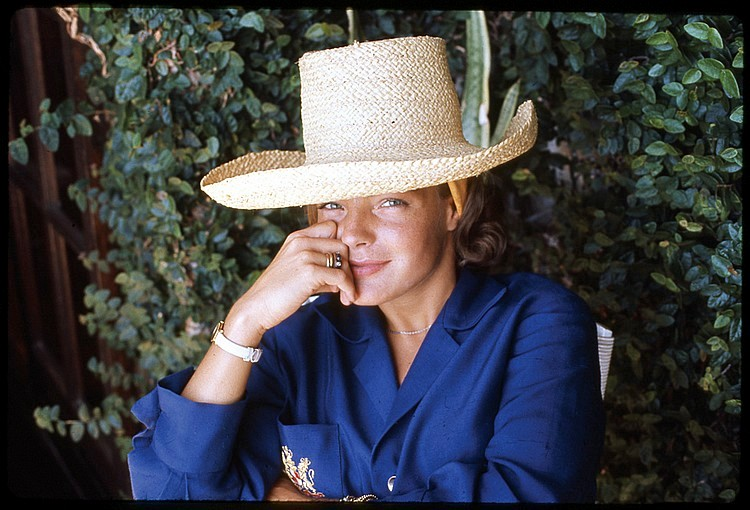
#> input picture notebooks/romy.jpg, 750 x 510 px
$ jupyter execute --allow-errors tv-seg.ipynb   (shell and % lines are left out)
#> lines starting #> are read from the running program, lines starting #| are printed output that depends on the picture
[cell 1]
from IPython.core.display import display, HTML
display(HTML("<style>.container { width:100% !important; }</style>"))

[cell 2]
import numpy as np
import matplotlib.pyplot as plt
import skimage as ski
import scipy.sparse
import time
from sklearn import mixture

[cell 3]
# [16 lines left out: function forward_differences, not called in this run]

[cell 4]
def prox_l22(u, f, tau):
    return (u + tau*f)/(1+tau)

# [5 lines left out: function proj_inf_l2, not called in this run]

def proj_inf(p, tau):
    return np.clip(p, -tau, tau)

[cell 5]
# accelerated primal dual for ROF
# [65 lines left out: function rof_apd, not called in this run]

[cell 6]
# Load image
g = ski.io.imread("romy.jpg")/255.0
M,N,_ = g.shape
#> M = 510; N = 750

#initial mask
mask = np.zeros((M,N))
mask[100:-100, 150:-150]=1

plt.figure()
#> (this line was passed over: IPython is not available in this run)
gg = g.copy()
gg[:,:,0]*= mask
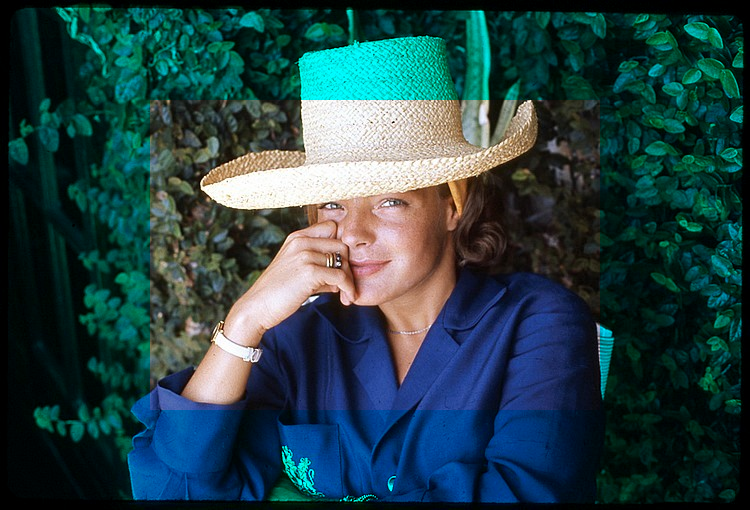
#> gg: shape (510, 750, 3) float64; mean R, G, B 0.145, 0.258, 0.274
gg[:,:,1]*= mask
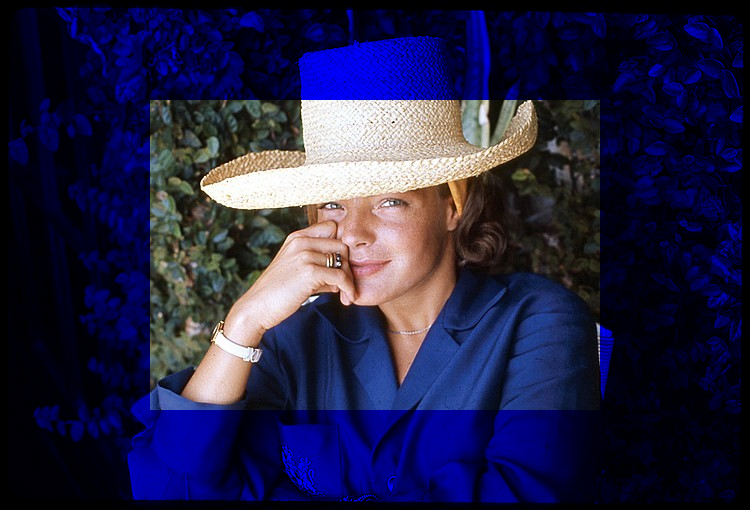
#> gg: shape (510, 750, 3) float64; mean R, G, B 0.145, 0.137, 0.274
gg[:,:,2]*= mask
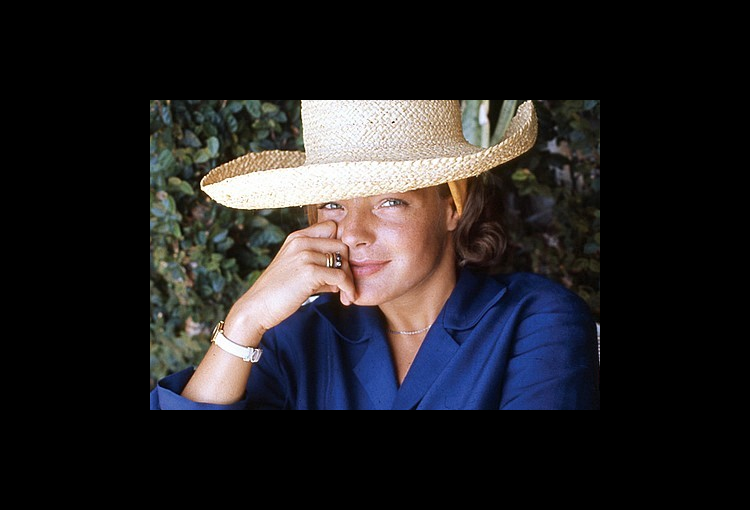
#> gg: shape (510, 750, 3) float64; mean R, G, B 0.145, 0.137, 0.143
plt.imshow(gg)
#> (this line was passed over: IPython is not available in this run)

$ run again, with notebooks/tagpfauenauge.jpg copied over notebooks/romy.jpg
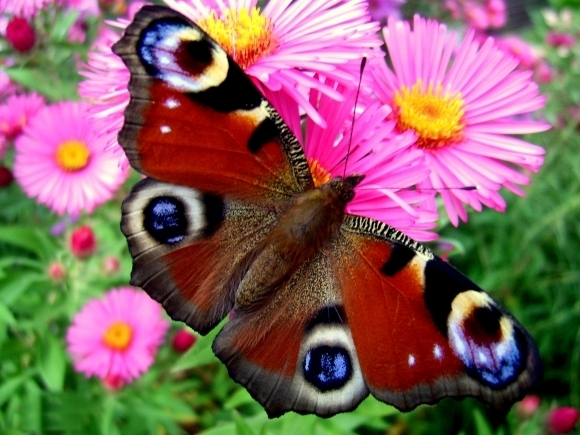
#> input picture notebooks/tagpfauenauge.jpg, 580 x 435 px
#> `gg[:,:,1]*= mask`:
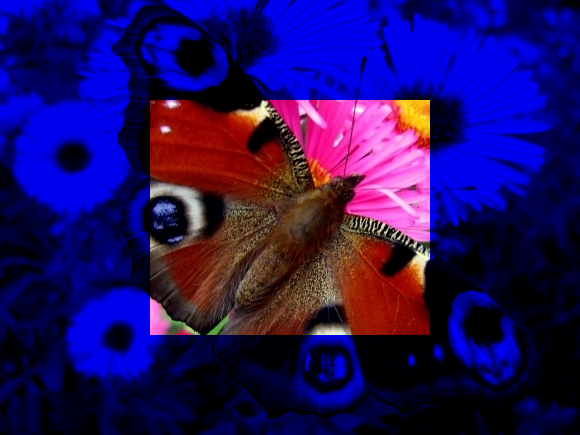
#> gg: shape (435, 580, 3) float64; mean R, G, B 0.133, 0.0535, 0.376
#> `gg[:,:,2]*= mask`:
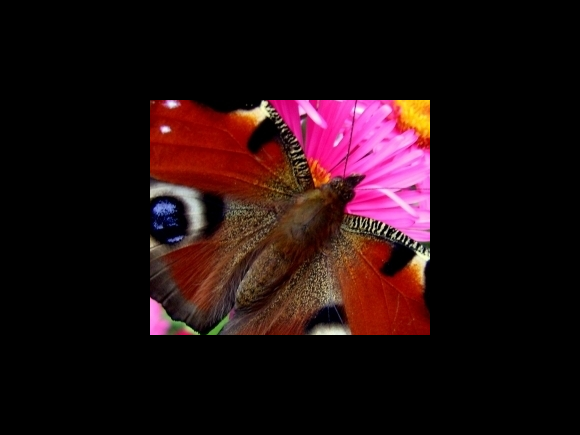
#> gg: shape (435, 580, 3) float64; mean R, G, B 0.133, 0.0535, 0.064
